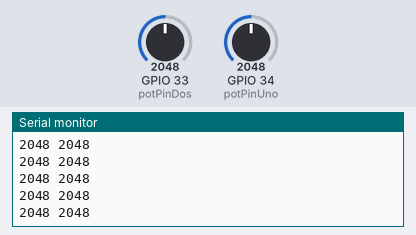
The sketch below on a simulated ESP32. Shown: the last lines printed to the serial monitor. The test bench sets the inputs (shaded band); at power-on: GPIO 33 (potPinDos) = 2048, GPIO 34 (potPinUno) = 2048.

Above: at 1.2 s.
1.3 s: GPIO 33 (potPinDos) set to 2866
At 2.2 s:
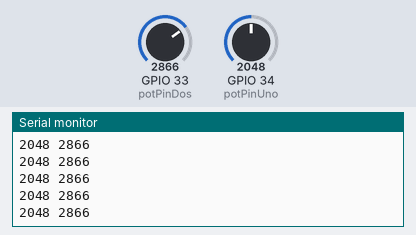
4.3 s: GPIO 34 (potPinUno) set to 2866
At 5.1 s:
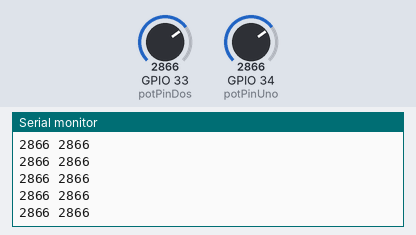
5.8 s: GPIO 33 (potPinDos) set to 3603
At 6.6 s:
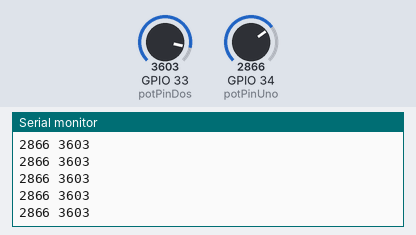
7.3 s: GPIO 34 (potPinUno) set to 3603
At 8.0 s:
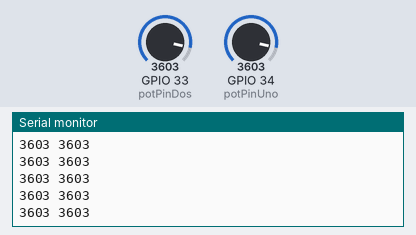
Timing chart, 0 to 9.8 s (numbered marks = the images above; inputs shaded):
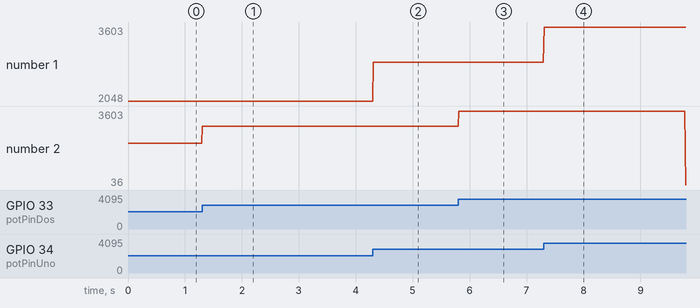

Measured:
- after the input at 1.3 s, the serial monitor: prints a new line at once (image 1)
- after the input at 4.3 s, the serial monitor: prints a new line at once (image 2)
- after the input at 5.8 s, the serial monitor: prints a new line at once (image 3)
- after the input at 7.3 s, the serial monitor: prints a new line at once (image 4)
- plotted number 2: 2048 → 2866 after the input at 1.3 s, 2866 → 3603 after the input at 5.8 s

The sketch:

emg.ino
```cpp
const int potPinUno = 34;
const int potPinDos = 33;
int EMGValue1 = 0;
int EMGValue2 = 0;

// The setup routine runs once when you press reset:
void setup() {
  // Initialize serial communication at 9600 bits per second:
  Serial.begin(9600);

}

// The loop routine runs over and over again forever:
void loop() {

  EMGValue1 = analogRead(potPinUno);
  EMGValue2 = analogRead(potPinDos);
  // Write the signal points, followed by the terminator "Carriage Return" and "Linefeed".
  //Serial.print("0");
  Serial.print(EMGValue1);
  Serial.print(" ");
  //Serial.print("1");
  Serial.println(EMGValue2);
  //Serial.write(13);
  //Serial.write(10);
  //delay(50);
}


/*// Potentiometer is connected to GPIO 34 (Analog ADC1_CH6)


// variable for storing the potentiometer value
int potValue = 0;

void setup() {
  Serial.begin(115200);
  delay(1000);
}

void loop() {
  // Reading potentiometer value
  potValue = analogRead(potPin);
  Serial.println(potValue);
  delay(50);
}*/
```
